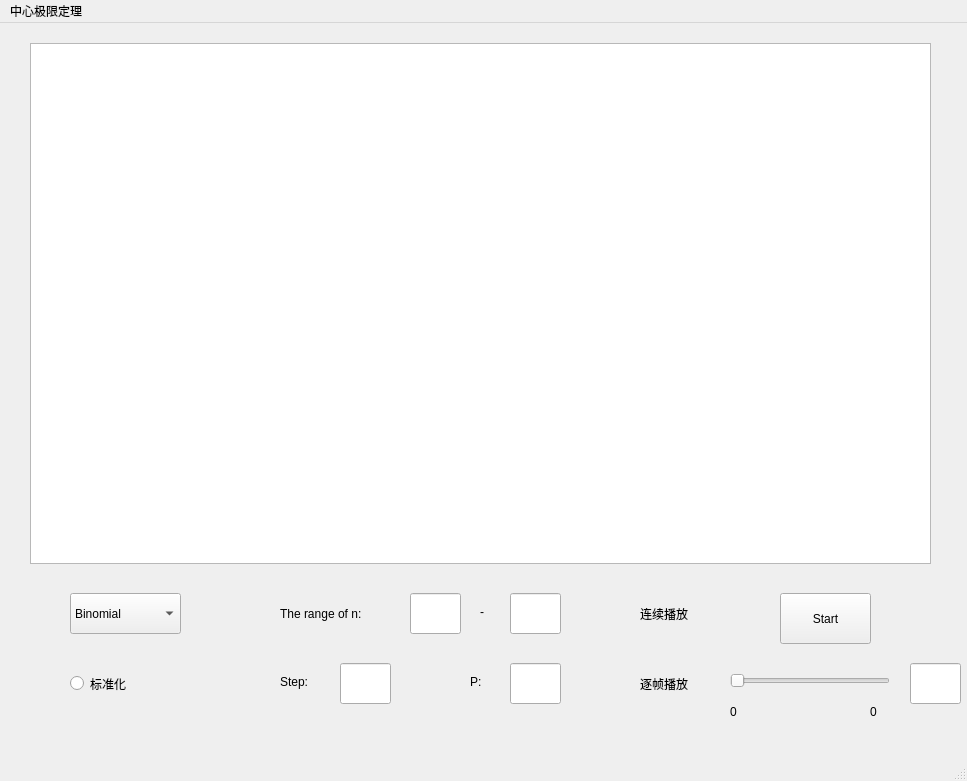
<?xml version="1.0" encoding="UTF-8"?>
<ui version="4.0">
 <class>MainWindow</class>
 <widget class="QMainWindow" name="MainWindow">
  <property name="geometry">
   <rect>
    <x>0</x>
    <y>0</y>
    <width>967</width>
    <height>781</height>
   </rect>
  </property>
  <property name="windowTitle">
   <string>MainWindow</string>
  </property>
  <widget class="QWidget" name="centralwidget">
   <widget class="QPushButton" name="continue_">
    <property name="geometry">
     <rect>
      <x>780</x>
      <y>570</y>
      <width>91</width>
      <height>51</height>
     </rect>
    </property>
    <property name="text">
     <string>Start</string>
    </property>
   </widget>
   <widget class="QComboBox" name="chooseDistribution">
    <property name="geometry">
     <rect>
      <x>70</x>
      <y>570</y>
      <width>111</width>
      <height>41</height>
     </rect>
    </property>
    <item>
     <property name="text">
      <string>Binomial</string>
     </property>
    </item>
    <item>
     <property name="text">
      <string>Test</string>
     </property>
    </item>
   </widget>
   <widget class="QSlider" name="horizontalSlider">
    <property name="geometry">
     <rect>
      <x>730</x>
      <y>650</y>
      <width>160</width>
      <height>16</height>
     </rect>
    </property>
    <property name="orientation">
     <enum>Qt::Horizontal</enum>
    </property>
   </widget>
   <widget class="QGraphicsView" name="graphicsView">
    <property name="geometry">
     <rect>
      <x>30</x>
      <y>20</y>
      <width>901</width>
      <height>521</height>
     </rect>
    </property>
   </widget>
   <widget class="QRadioButton" name="normalization">
    <property name="geometry">
     <rect>
      <x>70</x>
      <y>640</y>
      <width>101</width>
      <height>41</height>
     </rect>
    </property>
    <property name="text">
     <string>标准化</string>
    </property>
   </widget>
   <widget class="QLabel" name="label">
    <property name="geometry">
     <rect>
      <x>280</x>
      <y>570</y>
      <width>111</width>
      <height>41</height>
     </rect>
    </property>
    <property name="text">
     <string>The range of n:</string>
    </property>
   </widget>
   <widget class="QLabel" name="label_2">
    <property name="geometry">
     <rect>
      <x>480</x>
      <y>580</y>
      <width>67</width>
      <height>17</height>
     </rect>
    </property>
    <property name="text">
     <string>-</string>
    </property>
   </widget>
   <widget class="QLabel" name="label_3">
    <property name="geometry">
     <rect>
      <x>280</x>
      <y>650</y>
      <width>67</width>
      <height>17</height>
     </rect>
    </property>
    <property name="text">
     <string>Step:</string>
    </property>
   </widget>
   <widget class="QLabel" name="label_4">
    <property name="geometry">
     <rect>
      <x>470</x>
      <y>650</y>
      <width>67</width>
      <height>17</height>
     </rect>
    </property>
    <property name="text">
     <string>P:</string>
    </property>
   </widget>
   <widget class="QLabel" name="label_5">
    <property name="geometry">
     <rect>
      <x>640</x>
      <y>570</y>
      <width>111</width>
      <height>41</height>
     </rect>
    </property>
    <property name="text">
     <string>连续播放</string>
    </property>
   </widget>
   <widget class="QLabel" name="label_6">
    <property name="geometry">
     <rect>
      <x>640</x>
      <y>640</y>
      <width>111</width>
      <height>41</height>
     </rect>
    </property>
    <property name="text">
     <string>逐帧播放</string>
    </property>
   </widget>
   <widget class="QLabel" name="sliderMin">
    <property name="geometry">
     <rect>
      <x>730</x>
      <y>680</y>
      <width>67</width>
      <height>17</height>
     </rect>
    </property>
    <property name="text">
     <string>0</string>
    </property>
   </widget>
   <widget class="QLabel" name="sliderMax">
    <property name="geometry">
     <rect>
      <x>870</x>
      <y>680</y>
      <width>67</width>
      <height>17</height>
     </rect>
    </property>
    <property name="text">
     <string>0</string>
    </property>
   </widget>
   <widget class="QLineEdit" name="rangemin">
    <property name="geometry">
     <rect>
      <x>410</x>
      <y>570</y>
      <width>51</width>
      <height>41</height>
     </rect>
    </property>
   </widget>
   <widget class="QLineEdit" name="rangemax">
    <property name="geometry">
     <rect>
      <x>510</x>
      <y>570</y>
      <width>51</width>
      <height>41</height>
     </rect>
    </property>
   </widget>
   <widget class="QLineEdit" name="step">
    <property name="geometry">
     <rect>
      <x>340</x>
      <y>640</y>
      <width>51</width>
      <height>41</height>
     </rect>
    </property>
   </widget>
   <widget class="QLineEdit" name="pro">
    <property name="geometry">
     <rect>
      <x>510</x>
      <y>640</y>
      <width>51</width>
      <height>41</height>
     </rect>
    </property>
   </widget>
   <widget class="QLineEdit" name="n_value">
    <property name="geometry">
     <rect>
      <x>910</x>
      <y>640</y>
      <width>51</width>
      <height>41</height>
     </rect>
    </property>
   </widget>
  </widget>
  <widget class="QMenuBar" name="menubar">
   <property name="geometry">
    <rect>
     <x>0</x>
     <y>0</y>
     <width>967</width>
     <height>28</height>
    </rect>
   </property>
   <widget class="QMenu" name="menu">
    <property name="title">
     <string>中心极限定理</string>
    </property>
   </widget>
   <addaction name="menu"/>
  </widget>
  <widget class="QStatusBar" name="statusbar"/>
 </widget>
 <resources/>
 <connections/>
</ui>
